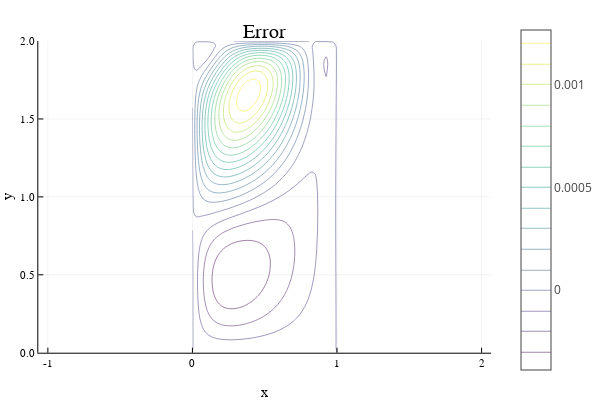

Here is the notebook cell this chart was saved with:
### Code cell
contour(x,y,(U-g.(grid))',color=:viridis,aspect_ratio=1,
    title="Error",      
    xaxis=("x"),yaxis=("y"),zaxis=("u(x,y)"),
    right_margin=3Plots.mm,camera=(70,50))

### Figure 1 — Plotly figure (JSON) as saved in the notebook; plotly's stock layout.template omitted (floating-point values rounded to 4 significant figures; data arrays with more than 128 entries replaced by an {"elided": "..."} marker saying what was removed)
{"data": [{"colorbar": {"title": ""}, "colorscale": {"elided": "256x2 mixed values"}, "contours": {"coloring": "lines", "showlabels": false}, "name": "", "ncontours": 17, "showlegend": false, "showscale": true, "type": "contour", "x": [0.0, 0.025, 0.05, 0.075, 0.1, 0.125, 0.15, 0.175, 0.2, 0.225, 0.25, 0.275, 0.3, 0.325, 0.35, 0.375, 0.4, 0.425, 0.45, 0.475, 0.5, 0.525, 0.55, 0.575, 0.6, 0.625, 0.65, 0.675, 0.7, 0.725, 0.75, 0.775, 0.8, 0.825, 0.85, 0.875, 0.9, 0.925, 0.95, 0.975, 1.0], "xaxis": "x", "y": [0.0, 0.03333, 0.06667, 0.1, 0.1333, 0.1667, 0.2, 0.2333, 0.2667, 0.3, 0.3333, 0.3667, 0.4, 0.4333, 0.4667, 0.5, 0.5333, 0.5667, 0.6, 0.6333, 0.6667, 0.7, 0.7333, 0.7667, 0.8, 0.8333, 0.8667, 0.9, 0.9333, 0.9667, 1.0, 1.033, 1.067, 1.1, 1.133, 1.167, 1.2, 1.233, 1.267, 1.3, 1.333, 1.367, 1.4, 1.433, 1.467, 1.5, 1.533, 1.567, 1.6, 1.633, 1.667, 1.7, 1.733, 1.767, 1.8, 1.833, 1.867, 1.9, 1.933, 1.967, 2.0], "yaxis": "y", "z": {"elided": "61x41 float values"}, "zmax": 0.001264, "zmin": -0.0003876}], "layout": {"annotations": [{"font": {"color": "rgba(0, 0, 0, 1.000)", "family": "Fira Sans", "size": 20}, "rotation": -0.0, "showarrow": false, "text": "Error", "x": 0.5284, "xanchor": "center", "xref": "paper", "y": 1.0, "yanchor": "top", "yref": "paper"}], "height": 400, "legend_position": {"bgcolor": "rgba(255, 255, 255, 1.000)", "bordercolor": "rgba(0, 0, 0, 1.000)", "borderwidth": 1, "font": {"color": "rgba(0, 0, 0, 1.000)", "family": "Fira Sans", "size": 11}, "title": {"font": {"color": "rgba(0, 0, 0, 1.000)", "family": "Fira Sans", "size": 15}, "text": ""}, "tracegroupgap": 0, "traceorder": "normal", "x": 1.0, "xanchor": "auto", "y": 1.0, "yanchor": "auto"}, "margin": {"b": 20, "l": 0, "r": 0, "t": 20}, "paper_bgcolor": "rgba(255, 255, 255, 1.000)", "plot_bgcolor": "rgba(255, 255, 255, 1.000)", "showlegend": true, "width": 600, "xaxis": {"anchor": "y", "domain": [0.07647, 0.9803], "gridcolor": "rgba(0, 0, 0, 0.100)", "gridwidth": 0.5, "linecolor": "rgba(0, 0, 0, 1.000)", "mirror": false, "range": [-1.066, 2.066], "showgrid": true, "showline": true, "showticklabels": true, "tickangle": 0, "tickcolor": "rgb(0, 0, 0)", "tickfont": {"color": "rgba(0, 0, 0, 1.000)", "family": "Fira Sans", "size": 11}, "tickmode": "array", "ticks": "inside", "ticktext": ["-1", "0", "1", "2"], "tickvals": [-1.0, 0.0, 1.0, 2.0], "title": "x", "titlefont": {"color": "rgba(0, 0, 0, 1.000)", "family": "Fira Sans", "size": 15}, "type": "-", "visible": true, "zeroline": false, "zerolinecolor": "rgba(0, 0, 0, 1.000)"}, "yaxis": {"anchor": "x", "domain": [0.07581, 0.9415], "gridcolor": "rgba(0, 0, 0, 0.100)", "gridwidth": 0.5, "linecolor": "rgba(0, 0, 0, 1.000)", "mirror": false, "range": [0.0, 2.0], "showgrid": true, "showline": true, "showticklabels": true, "tickangle": 0, "tickcolor": "rgb(0, 0, 0)", "tickfont": {"color": "rgba(0, 0, 0, 1.000)", "family": "Fira Sans", "size": 11}, "tickmode": "array", "ticks": "inside", "ticktext": ["0.0", "0.5", "1.0", "1.5", "2.0"], "tickvals": [0.0, 0.5, 1.0, 1.5, 2.0], "title": "y", "titlefont": {"color": "rgba(0, 0, 0, 1.000)", "family": "Fira Sans", "size": 15}, "type": "-", "visible": true, "zeroline": false, "zerolinecolor": "rgba(0, 0, 0, 1.000)"}}}
